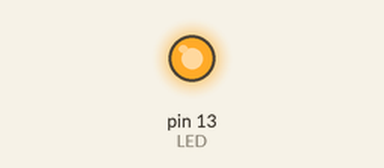
Simulated run of this sketch. Board: Arduino Uno, built with avr-gcc and run on an emulated ATmega328P. On the bench: output pins drawn as LEDs (lit = HIGH).

Above: at 1.15 s.
At 12.7 s:
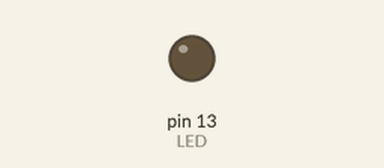
Timing chart, 0 to 23.0 s (numbered marks = the images above):
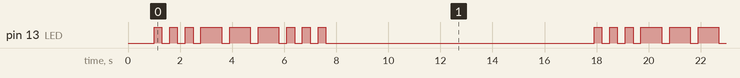

Measured:
- by itself, pin 13 (LED): repeats every 16.9 s: 2 × (LOW 0.30 s, HIGH 0.30 s), 3 × (LOW 0.30 s, HIGH 0.80 s), 3 × (LOW 0.30 s, HIGH 0.30 s), LOW 10.3 s, HIGH 0.30 s
- by itself, everything shown: repeats every 16.9 s, in 18 steps

The sketch:

sos_boucle.ino
```cpp
/***********************************************************
Description: Fait clignoter une LED toutes les secondes
***********************************************************/

int LED = 13;
int s = 300;
int o = 800;

void setup() {
  // On initialise le pin 13 en mode sortie
  pinMode(LED, OUTPUT);
  // On attend 1 seconde avant de commencer le programme
  delay(1000);
}

// La fonction loop se répète à l'infini
void loop() {
    for (int x = 1; x <= 3; x++) {
      ecrire_lettre(s);
    }
    for (int x = 1; x <= 3; x++) {
      ecrire_lettre(o);
    }
    for (int x = 1; x <= 3; x++) {
      ecrire_lettre(s);
    }
    // On attend 10 secondes avant le prochains "SOS"
    delay(10000);
}


void ecrire_lettre(int speed) {
  digitalWrite(LED, HIGH);
  delay(speed);
  digitalWrite(LED, LOW);
  delay(300);
}
```
